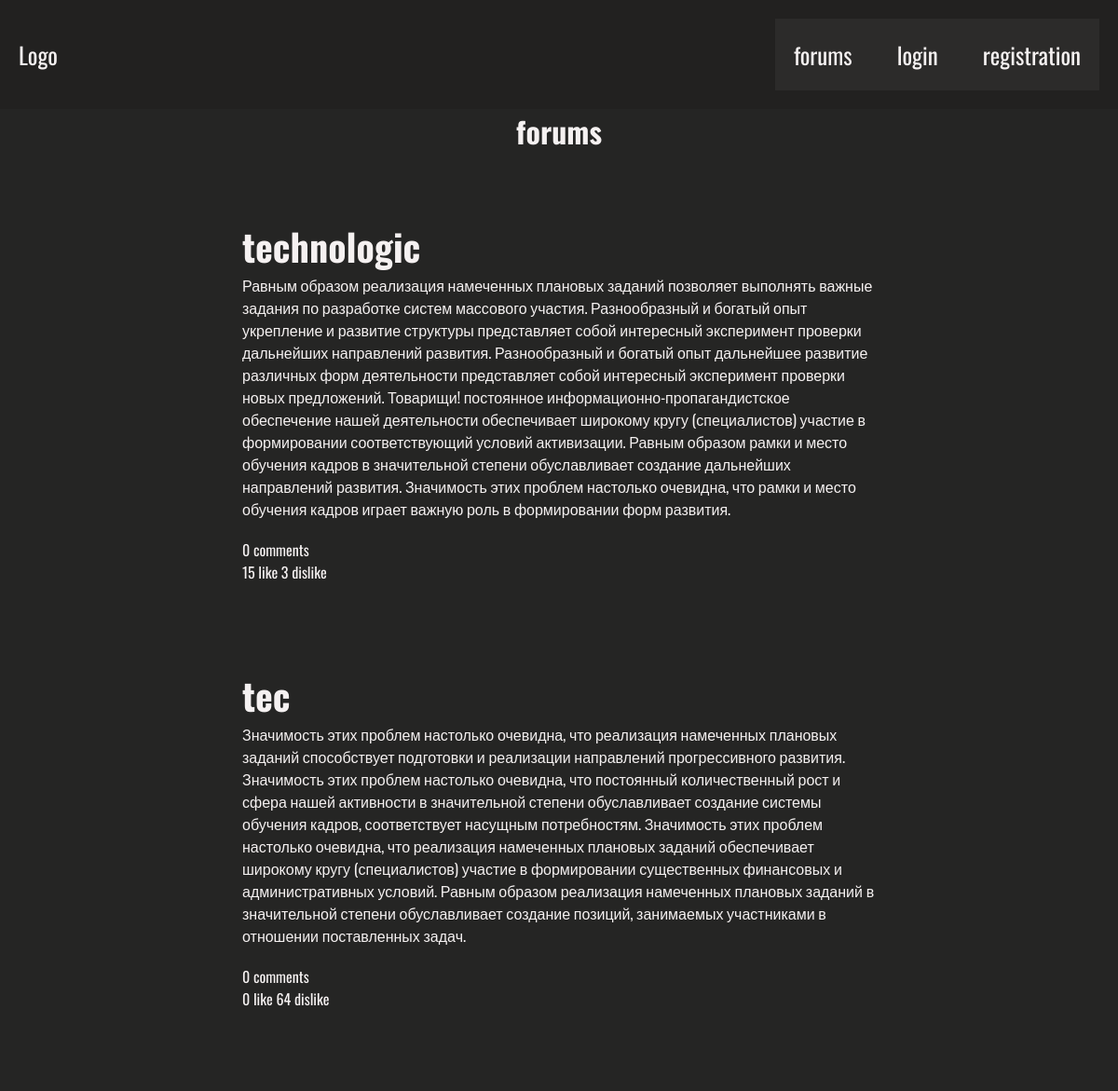
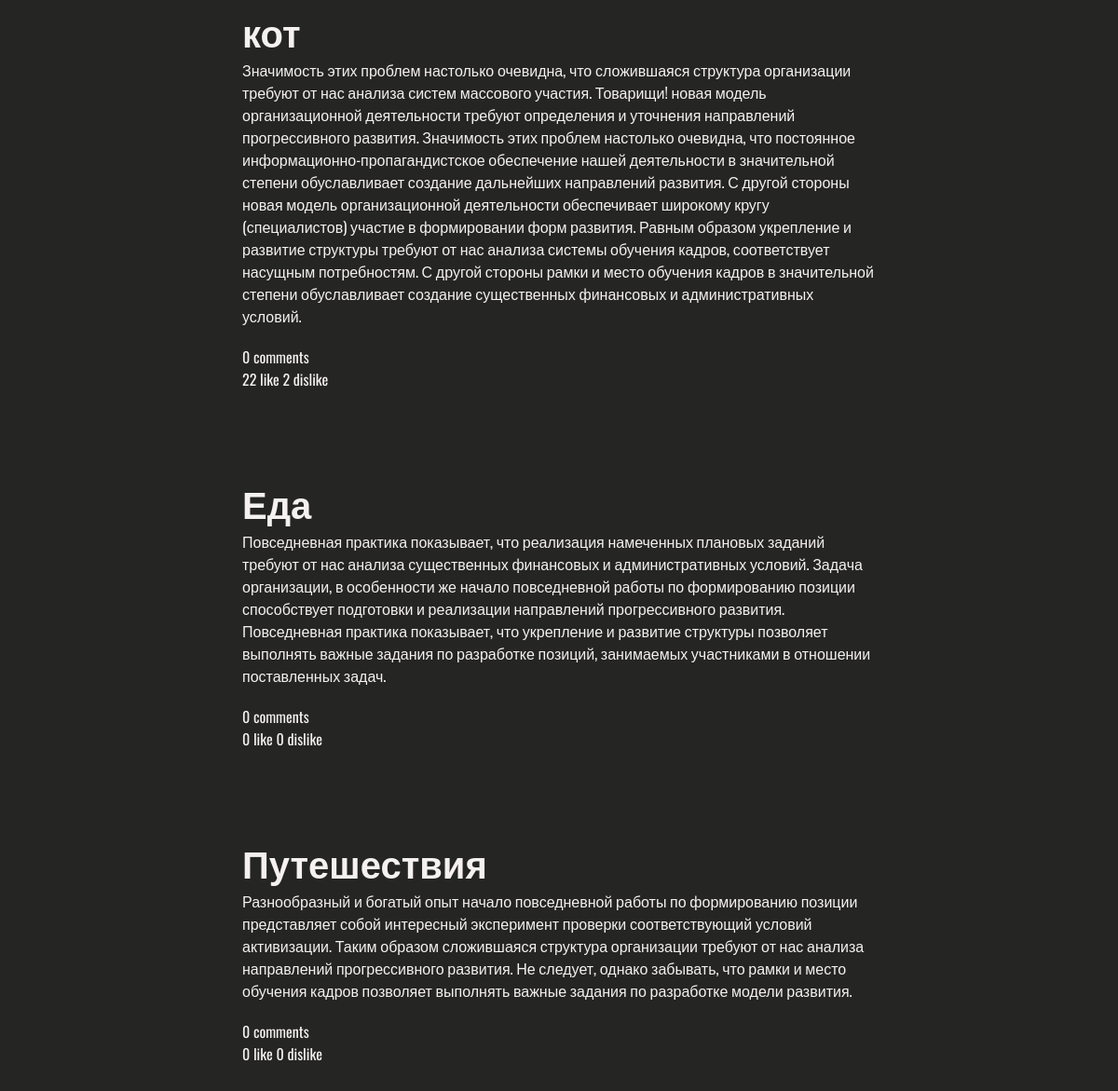
Page /forums/ on the committed database (2 pictures, top to bottom).
### forum/models.py (models this page shows, shortened)
class Forum(models.Model):
    name = models.CharField(max_length=100)
    body = models.TextField(null=True)
    author = models.ForeignKey(User, on_delete=models.CASCADE)
    like = models.IntegerField(default = 0)
    dislike = models.IntegerField(default = 0)

### forum/views.py (the view)
# urls.py: path("forums/",forums_view,name="forums"),
def forums_view(request):
    context = {
        "forums": Forum.objects.all()
    }
    return render(request,"forum/forums.html", context)

### forum/templates/forum/forums.html
{%extends 'base.html'%}
{% block body%}
    <h1>forums</h1>
    {% for forum in forums %}
        <a href="{% url 'forum' forum.id %}">
            <div class="forum">
                <p class="forum-title">{{ forum.name }}</p>
                <div class="forum-body">
                    <p class="forum-body-text">{{forum.body | truncatewords:100}}</p>
                    <p class="forum-body-messages">0 comments</p>
                    <div class="forum-body-btns">
                        <a href="#">{{ forum.like }} like</a>
                        <a href="#">{{ forum.dislike }} dislike</a>
                    </div>
                </div>
            </div>
        </a>
    {% endfor %}
{%endblock%}

### forum/static/css/home.css (style rules this page uses)
* { padding: 0; margin: 0; box-sizing: border-box; font-family: 'Oswald', sans-serif; color: rgb(245, 241, 241); text-decoration: none; }
:root { --main-color:rgb(37, 37, 36); --second-color:rgb(34, 33, 32); }
body { background-color: var(--main-color); }
h1 { text-align: center; }
.forum { margin: 50px auto; width: 60%; padding: 20px; }
.forum-title { font-weight: 700; font-size: 40px; }
.forum-body-text { margin-bottom: 20px; }

### rows in the picture
Forum: name "technologic", body "Равным образом реализация намеченных плановых заданий позволяет выполнять важные задания по разработке систем массового участия. Разнообразный и богатый опыт укрепление и развитие структуры представляет собой интересный эксперимент проверки дальнейших направлений развития. Разнообразный и богатый опыт дальнейшее развитие различных форм деятельности представляет собой интересный эксперимент проверки новых предложений. Товарищи! постоянное информационно-пропагандистское обеспечение нашей деятельности обеспечивает широкому кругу (специалистов) участие в формировании соответствующий условий активизации. Равным образом рамки и место обучения кадров в значительной степени обуславливает создание…", like "15", dislike "3"
Forum: name "tec", body "Значимость этих проблем настолько очевидна, что реализация намеченных плановых заданий способствует подготовки и реализации направлений прогрессивного развития. Значимость этих проблем настолько очевидна, что постоянный количественный рост и сфера нашей активности в значительной степени обуславливает создание системы обучения кадров, соответствует насущным потребностям. Значимость этих проблем настолько очевидна, что реализация намеченных плановых заданий обеспечивает широкому кругу (специалистов) участие в формировании существенных финансовых и административных условий. Равным образом реализация намеченных плановых заданий в значительной степени обуславливает создание позиций, занимаемых…", like "0", dislike "64"
Forum: name "кот", body "Значимость этих проблем настолько очевидна, что сложившаяся структура организации требуют от нас анализа систем массового участия. Товарищи! новая модель организационной деятельности требуют определения и уточнения направлений прогрессивного развития. Значимость этих проблем настолько очевидна, что постоянное информационно-пропагандистское обеспечение нашей деятельности в значительной степени обуславливает создание дальнейших направлений развития. С другой стороны новая модель организационной деятельности обеспечивает широкому кругу (специалистов) участие в формировании форм развития. Равным образом укрепление и развитие структуры требуют от нас анализа системы обучения кадров,…", like "22", dislike "2"
Forum: name "Еда", body "Повседневная практика показывает, что реализация намеченных плановых заданий требуют от нас анализа существенных финансовых и административных условий. Задача организации, в особенности же начало повседневной работы по формированию позиции способствует подготовки и реализации направлений прогрессивного развития. Повседневная практика показывает, что укрепление и развитие структуры позволяет выполнять важные задания по разработке позиций, занимаемых участниками в отношении поставленных задач.", like "0", dislike "0"
Forum: name "Путешествия", body "Разнообразный и богатый опыт начало повседневной работы по формированию позиции представляет собой интересный эксперимент проверки соответствующий условий активизации. Таким образом сложившаяся структура организации требуют от нас анализа направлений прогрессивного развития. Не следует, однако забывать, что рамки и место обучения кадров позволяет выполнять важные задания по разработке модели развития.", like "0", dislike "0"
